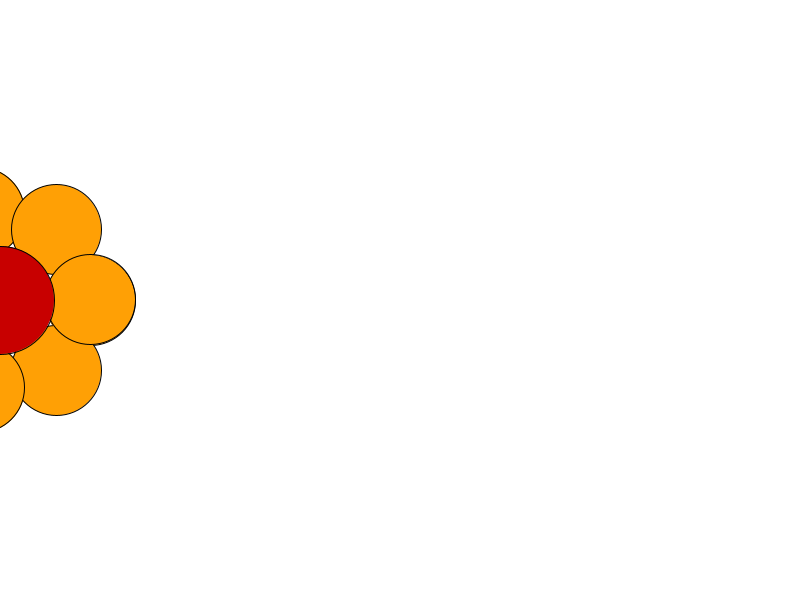
Frame 1 (no input)
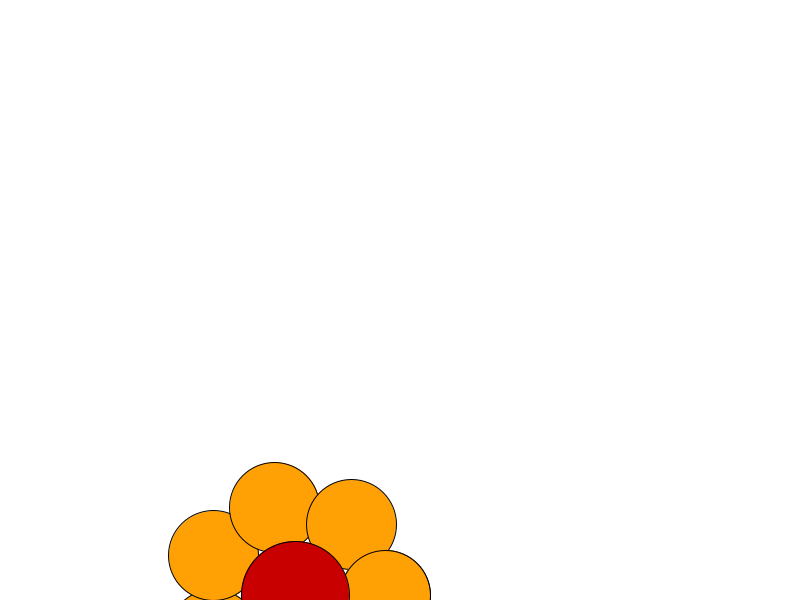
Frame 60 (the mouse pressed at the canvas centre just before this capture)
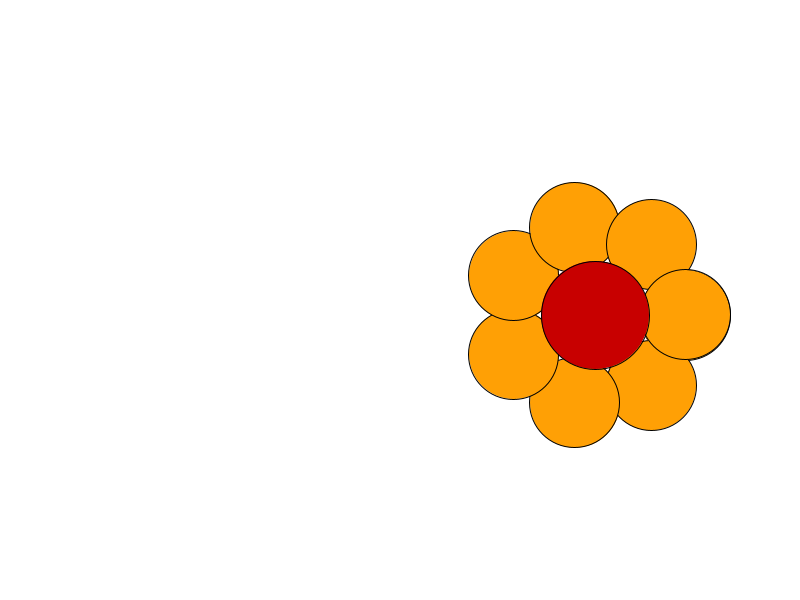
Frame 120 (the mouse held since frame 60 and released just before this capture)

The Processing sketch that drew these frames (run headless with seeded random() and noise(); from frame 60 on, the mouse is pressed at the canvas centre):

// Processing sketch: class_flower
// ── class_flower.pde
flower f;

void setup(){
  size(800,600);
  f = new flower();
}

void draw(){
  background(255);
  f.display();
  f.move();
  f.edge(); 
}

// ── flower.pde
class flower {
  int r = 90;    //radius of flower
  float ballX;   
  float ballY;   
  float x;        //x-pos of flower
  float y;        //y-pos of flower
  int nPetals = 7;    //number of petals
  int velX = 5;    //x-velocity
  int velY = 5;    //y-velocity

  flower() {          //places the flower 0 at default, giving a y-value
    y = height/2;
  }

  void move() {      //moves the x and y-coordinates
    x = x+velX;
    y = y+velY;
  }

  void edge() {            //checks if the flower reaches edge, inverts the speed
    if (x>width||x<0) {
      velX = velX*-1;
    }
      if (y>height||y<0) {
        velY = velY*-1;
      }
    
  }


  void display () {      //draws flower
    fill(#FFA005);
    for (float i=0; i<PI*2; i+=2*PI/nPetals) {
      float ballX= r*cos(i);
      float ballY= r*sin(i);
      ellipse(x+ballX, y+ballY, r, r);
    }
    fill(200, 0, 0);
    ellipse(x, y, r*1.2, r*1.2);
  }
}
